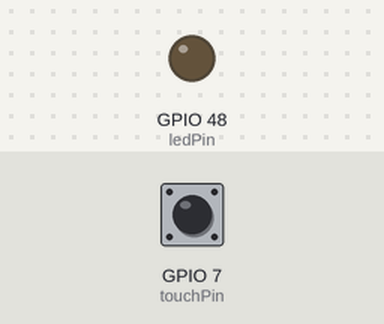
Recording of a sketch running on a simulated ESP32-S3. Shown: output pins drawn as LEDs (lit = HIGH). The test bench sets the inputs (shaded band); at power-on: GPIO 7 (touchPin) LOW. WiFi joins after 1.5 s; servers stay silent unless stated; uploads are accepted with an empty reply; the local clock reads 2024-03-15 10:24:30 at power-on unless the sketch sets it; what the sketch prints to the serial monitor is not drawn.

Above: at 2.7 s.
2.8 s: GPIO 7 (touchPin) pulled HIGH for 0.15 s
At 2.93 s:
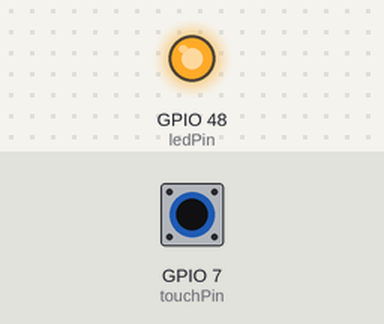
4.5 s: GPIO 7 (touchPin) pulled HIGH for 3.2 s
At 9.0 s:
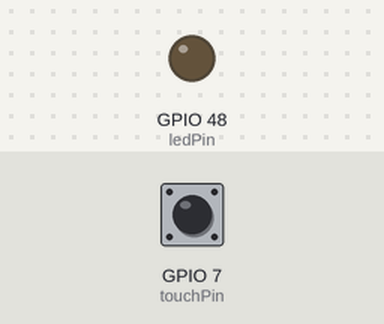
Timing chart, 0 to 10.5 s (numbered marks = the images above; inputs shaded):
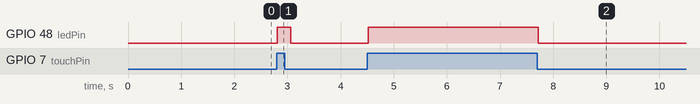

The sketch:

arduino_schnaeggwaegg_2.ino
```cpp
#include <WiFi.h>
#include <HTTPClient.h>
#include <Arduino_JSON.h>
#include <time.h>

// Sensor-Pin
const int touchPin = 7;
const int ledPin = LED_BUILTIN;

int touchState = 0;
int lastOutputState = -1;

unsigned long lastRestart = 0;
const unsigned long restartInterval = 5 * 60 * 1000; // 5 Minuten

// WLAN-Zugangsdaten
const char* ssid = "T-";
const char* pass = "-";

// URL der Datenbank-Schnittstelle
const char* serverURL = "https://mariareichmuth.ch/schnaeggwaegg/load.php";

// NTP-Konfiguration mit Fallback
const char* ntpServer1 = "pool.ntp.org";
const char* ntpServer2 = "132.163.96.1";
const long gmtOffset_sec = 3600;
const int daylightOffset_sec = 3600;
bool zeitOK = false;

void setup() {
  Serial.begin(115200);
  pinMode(touchPin, INPUT);
  pinMode(ledPin, OUTPUT);

  WiFi.begin(ssid, pass);
  Serial.print("🔌 Verbinde mit WLAN");
  while (WiFi.status() != WL_CONNECTED) {
    delay(500);
    Serial.print(".");
  }
  Serial.printf("\n✅ WLAN verbunden: %s\n", WiFi.localIP().toString().c_str());

  // Zeitsynchronisation – Erst pool.ntp.org, dann IP
  Serial.println("🕒 Warte auf NTP-Zeit...");
  configTime(gmtOffset_sec, daylightOffset_sec, ntpServer1);
  for (int i = 1; i <= 5; i++) {
    struct tm timeinfo;
    if (getLocalTime(&timeinfo)) {
      zeitOK = true;
      Serial.println("✅ Zeit erfolgreich synchronisiert (1).");
      break;
    }
    Serial.printf("⏳ Versuch %d...\n", i);
    delay(5000);
  }

  if (!zeitOK) {
    Serial.println("🔄 Wechsel zu IP-basiertem NTP...");
    configTime(gmtOffset_sec, daylightOffset_sec, ntpServer2);
    for (int i = 1; i <= 5; i++) {
      struct tm timeinfo;
      if (getLocalTime(&timeinfo)) {
        zeitOK = true;
        Serial.println("✅ Zeit erfolgreich synchronisiert (2).");
        break;
      }
      Serial.printf("⏳ IP-Versuch %d...\n", i);
      delay(5000);
    }
  }

  if (!zeitOK) {
    Serial.println("❌ Zeit konnte nicht synchronisiert werden!");
  }

  lastRestart = millis();
}

void loop() {
  touchState = digitalRead(touchPin);
  int outputState = (touchState == 1) ? 1 : 0;
  digitalWrite(ledPin, outputState);

  // Nur bei Zustandswechsel und nur bei Aktivität (1)
  if (outputState != lastOutputState && outputState == 1 && zeitOK) {
    lastOutputState = outputState;

    struct tm timeinfo;
    if (!getLocalTime(&timeinfo)) {
      Serial.println("❌ Fehler beim Abrufen der Zeit");
      return;
    }

    char timestamp[20];
    strftime(timestamp, sizeof(timestamp), "%Y-%m-%d %H:%M:%S", &timeinfo);

    Serial.print("📡 Aktivität erkannt um ");
    Serial.println(timestamp);

    // JSON-Daten vorbereiten
    JSONVar dataObject;
    dataObject["touch"] = touchState;
    dataObject["status"] = outputState;
    dataObject["zeit"] = timestamp;
    dataObject["geraet"] = "schnaeggwaegg_2";

    String jsonString = JSON.stringify(dataObject);
    Serial.println("📤 Sende: " + jsonString);

    // HTTP POST
    if (WiFi.status() == WL_CONNECTED) {
      HTTPClient http;
      http.begin(serverURL);
      http.addHeader("Content-Type", "application/json");

      int httpResponseCode = http.POST(jsonString);
      if (httpResponseCode > 0) {
        String response = http.getString();
        Serial.printf("✅ HTTP %d: %s\n", httpResponseCode, response.c_str());
      } else {
        Serial.printf("❌ Fehler beim Senden: %d\n", httpResponseCode);
      }
      http.end();
    } else {
      Serial.println("❌ WiFi getrennt.");
    }
  }

  // Automatischer Neustart alle 5 Minuten
  if (millis() - lastRestart >= restartInterval) {
    Serial.println("🔁 Neustart zur Kalibrierung...");
    delay(100);
    ESP.restart();
  }

  delay(50);
}
```

Measured:
- after the input at 2.8 s, GPIO 48 (ledPin): LOW → HIGH at once, → LOW 0.26 s later
- after the input at 4.5 s, GPIO 48 (ledPin): LOW → HIGH at once, → LOW 3.2 s later
